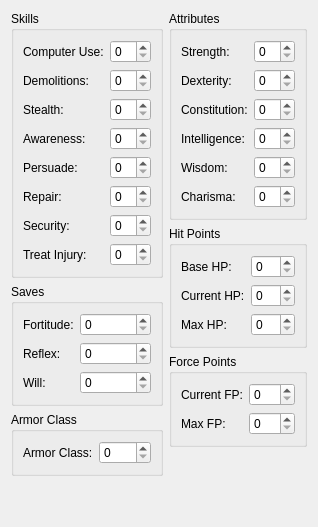
      <widget class="QWidget" name="tab_3">
       <attribute name="title">
        <string>Stats</string>
       </attribute>
       <layout class="QHBoxLayout" name="horizontalLayout_11">
        <item>
         <layout class="QVBoxLayout" name="verticalLayout_5">
          <item>
           <widget class="QGroupBox" name="groupBox_6">
            <property name="title">
             <string>Skills</string>
            </property>
            <layout class="QFormLayout" name="formLayout_4">
             <item row="0" column="0">
              <widget class="QLabel" name="label_17">
               <property name="text">
                <string>Computer Use:</string>
               </property>
              </widget>
             </item>
             <item row="0" column="1">
              <widget class="QSpinBox" name="computerUseSpin"/>
             </item>
             <item row="1" column="0">
              <widget class="QLabel" name="label_18">
               <property name="text">
                <string>Demolitions:</string>
               </property>
              </widget>
             </item>
             <item row="1" column="1">
              <widget class="QSpinBox" name="demolitionsSpin"/>
             </item>
             <item row="2" column="0">
              <widget class="QLabel" name="label_19">
               <property name="text">
                <string>Stealth:</string>
               </property>
              </widget>
             </item>
             <item row="2" column="1">
              <widget class="QSpinBox" name="stealthSpin"/>
             </item>
             <item row="3" column="0">
              <widget class="QLabel" name="label_20">
               <property name="text">
                <string>Awareness:</string>
               </property>
              </widget>
             </item>
             <item row="3" column="1">
              <widget class="QSpinBox" name="awarenessSpin"/>
             </item>
             <item row="4" column="0">
              <widget class="QLabel" name="label_21">
               <property name="text">
                <string>Persuade:</string>
               </property>
              </widget>
             </item>
             <item row="4" column="1">
              <widget class="QSpinBox" name="persuadeSpin"/>
             </item>
             <item row="5" column="0">
              <widget class="QLabel" name="label_22">
               <property name="text">
                <string>Repair:</string>
               </property>
              </widget>
             </item>
             <item row="5" column="1">
              <widget class="QSpinBox" name="repairSpin"/>
             </item>
             <item row="6" column="0">
              <widget class="QLabel" name="label_23">
               <property name="text">
                <string>Security:</string>
               </property>
              </widget>
             </item>
             <item row="6" column="1">
              <widget class="QSpinBox" name="securitySpin"/>
             </item>
             <item row="7" column="0">
              <widget class="QLabel" name="label_24">
               <property name="text">
                <string>Treat Injury:</string>
               </property>
              </widget>
             </item>
             <item row="7" column="1">
              <widget class="QSpinBox" name="treatInjurySpin"/>
             </item>
            </layout>
           </widget>
          </item>
          <item>
           <widget class="QGroupBox" name="groupBox_8">
            <property name="title">
             <string>Saves</string>
            </property>
            <layout class="QFormLayout" name="formLayout_6">
             <item row="0" column="0">
              <widget class="QLabel" name="label_31">
               <property name="text">
                <string>Fortitude:</string>
               </property>
              </widget>
             </item>
             <item row="0" column="1">
              <widget class="QSpinBox" name="fortitudeSpin"/>
             </item>
             <item row="1" column="0">
              <widget class="QLabel" name="label_32">
               <property name="text">
                <string>Reflex:</string>
               </property>
              </widget>
             </item>
             <item row="2" column="0">
              <widget class="QLabel" name="label_33">
               <property name="text">
                <string>Will:</string>
               </property>
              </widget>
             </item>
             <item row="1" column="1">
              <widget class="QSpinBox" name="reflexSpin"/>
             </item>
             <item row="2" column="1">
              <widget class="QSpinBox" name="willSpin"/>
             </item>
            </layout>
           </widget>
          </item>
          <item>
           <widget class="QGroupBox" name="groupBox_9">
            <property name="title">
             <string>Armor Class</string>
            </property>
            <layout class="QFormLayout" name="formLayout_7">
             <item row="0" column="0">
              <widget class="QLabel" name="label_34">
               <property name="text">
                <string>Armor Class:</string>
               </property>
              </widget>
             </item>
             <item row="0" column="1">
              <widget class="QSpinBox" name="armorClassSpin"/>
             </item>
            </layout>
           </widget>
          </item>
          <item>
           <spacer name="verticalSpacer_3">
            <property name="orientation">
             <enum>Qt::Vertical</enum>
            </property>
            <property name="sizeHint" stdset="0">
             <size>
              <width>20</width>
              <height>40</height>
             </size>
            </property>
           </spacer>
          </item>
         </layout>
        </item>
        <item>
         <layout class="QVBoxLayout" name="verticalLayout_6">
          <item>
           <widget class="QGroupBox" name="groupBox_7">
            <property name="title">
             <string>Attributes</string>
            </property>
            <layout class="QFormLayout" name="formLayout_5">
             <item row="0" column="0">
              <widget class="QLabel" name="label_25">
               <property name="text">
                <string>Strength:</string>
               </property>
              </widget>
             </item>
             <item row="0" column="1">
              <widget class="QSpinBox" name="strengthSpin"/>
             </item>
             <item row="1" column="0">
              <widget class="QLabel" name="label_26">
               <property name="text">
                <string>Dexterity:</string>
               </property>
              </widget>
             </item>
             <item row="1" column="1">
              <widget class="QSpinBox" name="dexteritySpin"/>
             </item>
             <item row="2" column="0">
              <widget class="QLabel" name="label_27">
               <property name="text">
                <string>Constitution:</string>
               </property>
              </widget>
             </item>
             <item row="2" column="1">
              <widget class="QSpinBox" name="constitutionSpin"/>
             </item>
             <item row="3" column="0">
              <widget class="QLabel" name="label_28">
               <property name="text">
                <string>Intelligence:</string>
               </property>
              </widget>
             </item>
             <item row="3" column="1">
              <widget class="QSpinBox" name="intelligenceSpin"/>
             </item>
             <item row="4" column="0">
              <widget class="QLabel" name="label_29">
               <property name="text">
                <string>Wisdom:</string>
               </property>
              </widget>
             </item>
             <item row="4" column="1">
              <widget class="QSpinBox" name="wisdomSpin"/>
             </item>
             <item row="5" column="0">
              <widget class="QLabel" name="label_30">
               <property name="text">
                <string>Charisma:</string>
               </property>
              </widget>
             </item>
             <item row="5" column="1">
              <widget class="QSpinBox" name="charismaSpin"/>
             </item>
            </layout>
           </widget>
          </item>
          <item>
           <widget class="QGroupBox" name="groupBox_10">
            <property name="title">
             <string>Hit Points</string>
            </property>
            <layout class="QFormLayout" name="formLayout_8">
             <item row="0" column="0">
              <widget class="QLabel" name="label_35">
               <property name="text">
                <string>Base HP:</string>
               </property>
              </widget>
             </item>
             <item row="1" column="0">
              <widget class="QLabel" name="label_36">
               <property name="text">
                <string>Current HP:</string>
               </property>
              </widget>
             </item>
             <item row="2" column="0">
              <widget class="QLabel" name="label_37">
               <property name="text">
                <string>Max HP:</string>
               </property>
              </widget>
             </item>
             <item row="0" column="1">
              <widget class="QSpinBox" name="baseHpSpin"/>
             </item>
             <item row="1" column="1">
              <widget class="QSpinBox" name="currentHpSpin"/>
             </item>
             <item row="2" column="1">
              <widget class="QSpinBox" name="maxHpSpin"/>
             </item>
            </layout>
           </widget>
          </item>
          <item>
           <widget class="QGroupBox" name="groupBox_11">
            <property name="title">
             <string>Force Points</string>
            </property>
            <layout class="QFormLayout" name="formLayout_9">
             <item row="0" column="0">
              <widget class="QLabel" name="label_39">
               <property name="text">
                <string>Current FP:</string>
               </property>
              </widget>
             </item>
             <item row="0" column="1">
              <widget class="QSpinBox" name="currentFpSpin"/>
             </item>
             <item row="1" column="0">
              <widget class="QLabel" name="label_40">
               <property name="text">
                <string>Max FP:</string>
               </property>
              </widget>
             </item>
             <item row="1" column="1">
              <widget class="QSpinBox" name="maxFpSpin"/>
             </item>
            </layout>
           </widget>
          </item>
          <item>
           <spacer name="verticalSpacer_2">
            <property name="orientation">
             <enum>Qt::Vertical</enum>
            </property>
            <property name="sizeHint" stdset="0">
             <size>
              <width>20</width>
              <height>40</height>
             </size>
            </property>
           </spacer>
          </item>
         </layout>
        </item>
       </layout>
      </widget>
